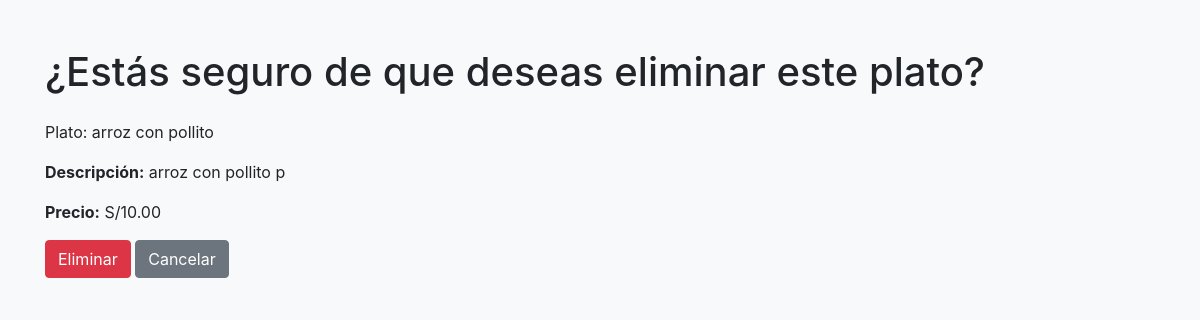
Page /eliminar/2/ on the committed database.
### menu/models.py (models this page shows, shortened)
class Plato(models.Model):
    nombre = models.CharField(max_length=100)
    descripcion = models.TextField()
    precio = models.DecimalField(max_digits=6, decimal_places=2)
    tipo = models.CharField(max_length=50)

### menu/views.py (the view)
# urls.py: path('eliminar/<int:id>/', views.eliminar_plato, name='eliminar_plato'),
def eliminar_plato(request, id):
    plato = get_object_or_404(Plato, id=id)
    if request.method == 'POST':
        plato.delete()
        return redirect('lista_platos')
    return render(request, 'menu/confirmar_eliminacion.html', {'plato': plato})

### menu/templates/menu/confirmar_eliminacion.html (shortened to what this page needs)
<!DOCTYPE html>
<html lang="es">
<head>
    <link href="https://stackpath.bootstrapcdn.com/bootstrap/4.5.2/css/bootstrap.min.css" rel="stylesheet">
</head>
<body class="bg-light">
    <div class="container py-5">
        <h1 class="mb-4">¿Estás seguro de que deseas eliminar este plato?</h1>
        <p>Plato: {{ plato.nombre }}</p>
        <p><strong>Descripción:</strong> {{ plato.descripcion }}</p>
        <p><strong>Precio:</strong> S/{{ plato.precio }}</p>
        <form method="POST">
            <button type="submit" class="btn btn-danger">Eliminar</button>
            <a href="{% url 'lista_platos' %}" class="btn btn-secondary">Cancelar</a>
        </form>
    </div>
</body>
</html>

### rows in the picture
Plato: nombre "arroz con pollito", descripcion "arroz con pollito p", precio "10.00"
